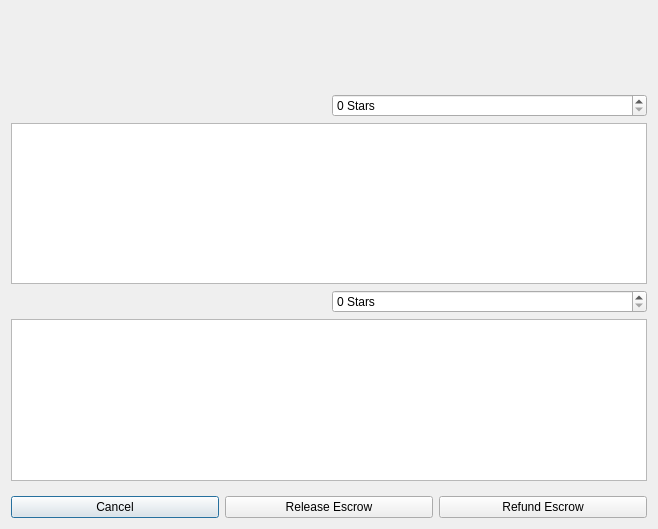
<?xml version="1.0" encoding="UTF-8"?>
<ui version="4.0">
 <class>ManageEscrowDialog</class>
 <widget class="QDialog" name="ManageEscrowDialog">
  <property name="geometry">
   <rect>
    <x>0</x>
    <y>0</y>
    <width>658</width>
    <height>529</height>
   </rect>
  </property>
  <property name="windowTitle">
   <string>Manage Your Escrow</string>
  </property>
  <layout class="QGridLayout" name="gridLayout">
   <item row="1" column="0">
    <widget class="QLabel" name="manageInfo">
     <property name="text">
      <string/>
     </property>
     <property name="wordWrap">
      <bool>true</bool>
     </property>
    </widget>
   </item>
   <item row="0" column="0">
    <widget class="QLabel" name="aboutEscrow">
     <property name="text">
      <string/>
     </property>
    </widget>
   </item>
   <item row="2" column="0">
    <layout class="QHBoxLayout" name="horizontalLayout">
     <item>
      <widget class="QLabel" name="manageInfo2">
       <property name="font">
        <font>
         <pointsize>12</pointsize>
         <weight>75</weight>
         <bold>true</bold>
        </font>
       </property>
       <property name="cursor">
        <cursorShape>IBeamCursor</cursorShape>
       </property>
       <property name="text">
        <string>&lt;html&gt;&lt;head/&gt;&lt;body&gt;&lt;p&gt;&lt;br/&gt;&lt;/p&gt;&lt;/body&gt;&lt;/html&gt;</string>
       </property>
       <property name="wordWrap">
        <bool>true</bool>
       </property>
       <property name="textInteractionFlags">
        <set>Qt::LinksAccessibleByMouse|Qt::TextSelectableByKeyboard|Qt::TextSelectableByMouse</set>
       </property>
      </widget>
     </item>
    </layout>
   </item>
   <item row="9" column="0">
    <layout class="QHBoxLayout" name="horizontalLayout_3">
     <item>
      <widget class="QPushButton" name="cancelButton">
       <property name="text">
        <string>Cancel</string>
       </property>
      </widget>
     </item>
     <item>
      <widget class="QPushButton" name="releaseButton">
       <property name="toolTip">
        <string>Open your local Bitcoin client</string>
       </property>
       <property name="text">
        <string>Release Escrow</string>
       </property>
      </widget>
     </item>
     <item>
      <widget class="QPushButton" name="refundButton">
       <property name="toolTip">
        <string>Confirm this payment on the Bitcoin blockchain</string>
       </property>
       <property name="text">
        <string>Refund Escrow</string>
       </property>
      </widget>
     </item>
    </layout>
   </item>
   <item row="7" column="0">
    <spacer name="verticalSpacer">
     <property name="orientation">
      <enum>Qt::Vertical</enum>
     </property>
     <property name="sizeHint" stdset="0">
      <size>
       <width>20</width>
       <height>40</height>
      </size>
     </property>
    </spacer>
   </item>
   <item row="4" column="0">
    <layout class="QHBoxLayout" name="horizontalLayout_4">
     <item>
      <widget class="QTextEdit" name="primaryFeedback"/>
     </item>
    </layout>
   </item>
   <item row="5" column="0">
    <layout class="QHBoxLayout" name="horizontalLayout_5">
     <item>
      <widget class="QLabel" name="secondaryLabel">
       <property name="text">
        <string/>
       </property>
       <property name="wordWrap">
        <bool>true</bool>
       </property>
      </widget>
     </item>
     <item>
      <widget class="QSpinBox" name="secondaryRating">
       <property name="suffix">
        <string> Stars</string>
       </property>
       <property name="maximum">
        <number>5</number>
       </property>
      </widget>
     </item>
    </layout>
   </item>
   <item row="3" column="0">
    <layout class="QHBoxLayout" name="horizontalLayout_2">
     <item>
      <widget class="QLabel" name="primaryLabel">
       <property name="text">
        <string/>
       </property>
       <property name="wordWrap">
        <bool>true</bool>
       </property>
      </widget>
     </item>
     <item>
      <widget class="QSpinBox" name="primaryRating">
       <property name="suffix">
        <string> Stars</string>
       </property>
       <property name="maximum">
        <number>5</number>
       </property>
      </widget>
     </item>
    </layout>
   </item>
   <item row="6" column="0">
    <layout class="QHBoxLayout" name="horizontalLayout_6">
     <item>
      <widget class="QTextEdit" name="secondaryFeedback"/>
     </item>
    </layout>
   </item>
  </layout>
 </widget>
 <resources>
  <include location="../syscoin.qrc"/>
 </resources>
 <connections/>
</ui>
